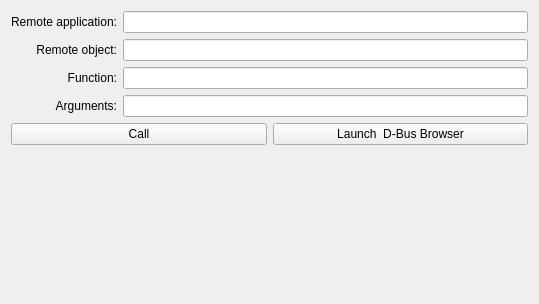
<?xml version="1.0" encoding="UTF-8"?>
<ui version="4.0">
 <class>DbusActionWidget</class>
 <widget class="QWidget" name="DbusActionWidget">
  <property name="geometry">
   <rect>
    <x>0</x>
    <y>0</y>
    <width>539</width>
    <height>304</height>
   </rect>
  </property>
  <layout class="QHBoxLayout" name="horizontalLayout">
   <item>
    <layout class="QGridLayout" name="gridLayout">
     <item row="0" column="0">
      <widget class="QLabel" name="applicationLabel">
       <property name="text">
        <string>Remote application:</string>
       </property>
       <property name="alignment">
        <set>Qt::AlignRight|Qt::AlignTrailing|Qt::AlignVCenter</set>
       </property>
       <property name="buddy">
        <cstring>application</cstring>
       </property>
      </widget>
     </item>
     <item row="1" column="0">
      <widget class="QLabel" name="objectLabel">
       <property name="text">
        <string>Remote object:</string>
       </property>
       <property name="alignment">
        <set>Qt::AlignRight|Qt::AlignTrailing|Qt::AlignVCenter</set>
       </property>
       <property name="buddy">
        <cstring>object</cstring>
       </property>
      </widget>
     </item>
     <item row="2" column="0">
      <widget class="QLabel" name="functionLabel">
       <property name="text">
        <string>Function:</string>
       </property>
       <property name="alignment">
        <set>Qt::AlignRight|Qt::AlignTrailing|Qt::AlignVCenter</set>
       </property>
       <property name="buddy">
        <cstring>function</cstring>
       </property>
      </widget>
     </item>
     <item row="3" column="0">
      <widget class="QLabel" name="argumentsLabel">
       <property name="text">
        <string>Arguments:</string>
       </property>
       <property name="alignment">
        <set>Qt::AlignRight|Qt::AlignTrailing|Qt::AlignVCenter</set>
       </property>
       <property name="buddy">
        <cstring>arguments</cstring>
       </property>
      </widget>
     </item>
     <item row="3" column="1">
      <widget class="KLineEdit" name="arguments"/>
     </item>
     <item row="2" column="1">
      <widget class="KLineEdit" name="function"/>
     </item>
     <item row="1" column="1">
      <widget class="KLineEdit" name="object"/>
     </item>
     <item row="0" column="1">
      <widget class="KLineEdit" name="application"/>
     </item>
     <item row="4" column="0" colspan="2">
      <layout class="QHBoxLayout" name="horizontalLayout_2">
       <item>
        <widget class="QPushButton" name="execButton">
         <property name="text">
          <string>Call</string>
         </property>
        </widget>
       </item>
       <item>
        <widget class="QPushButton" name="launchButton">
         <property name="text">
          <string>Launch  D-Bus Browser</string>
         </property>
        </widget>
       </item>
      </layout>
     </item>
     <item row="5" column="0">
      <spacer name="verticalSpacer">
       <property name="orientation">
        <enum>Qt::Vertical</enum>
       </property>
       <property name="sizeHint" stdset="0">
        <size>
         <width>20</width>
         <height>40</height>
        </size>
       </property>
      </spacer>
     </item>
    </layout>
   </item>
  </layout>
 </widget>
 <customwidgets>
  <customwidget>
   <class>KLineEdit</class>
   <extends>QLineEdit</extends>
   <header>klineedit.h</header>
  </customwidget>
 </customwidgets>
 <tabstops>
  <tabstop>application</tabstop>
  <tabstop>object</tabstop>
  <tabstop>function</tabstop>
  <tabstop>arguments</tabstop>
  <tabstop>execButton</tabstop>
  <tabstop>launchButton</tabstop>
 </tabstops>
 <resources/>
 <connections/>
</ui>
